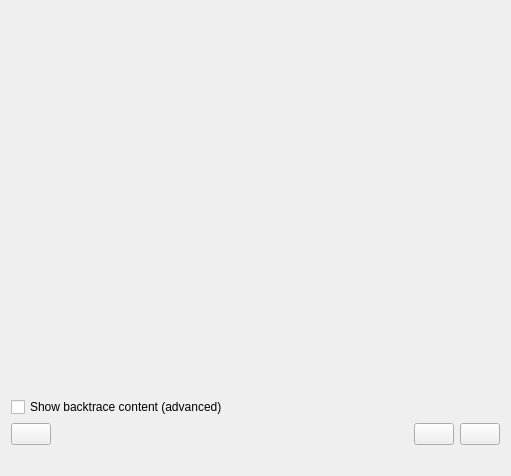
<?xml version="1.0" encoding="UTF-8"?>
<ui version="4.0">
 <class>Form</class>
 <widget class="QWidget" name="Form">
  <property name="geometry">
   <rect>
    <x>0</x>
    <y>0</y>
    <width>511</width>
    <height>476</height>
   </rect>
  </property>
  <property name="windowTitle">
   <string notr="true" extracomment="This is an internal name that is never shown...">GetBacktraceWidget</string>
  </property>
  <layout class="QVBoxLayout" name="verticalLayout_4">
   <item>
    <layout class="QVBoxLayout" name="verticalLayout">
     <item>
      <widget class="StatusWidget" name="m_statusWidget" native="true"/>
     </item>
     <item>
      <layout class="QVBoxLayout" name="mainLayout">
       <item>
        <widget class="QStackedWidget" name="m_backtraceStack">
         <property name="currentIndex">
          <number>1</number>
         </property>
         <widget class="QWidget" name="backtracePage">
          <layout class="QHBoxLayout" name="horizontalLayout">
           <property name="spacing">
            <number>0</number>
           </property>
           <property name="margin">
            <number>0</number>
           </property>
           <item>
            <widget class="QTextBrowser" name="m_backtraceEdit"/>
           </item>
          </layout>
         </widget>
         <widget class="QWidget" name="backtraceHelpPage">
          <layout class="QVBoxLayout" name="verticalLayout_3">
           <property name="margin">
            <number>4</number>
           </property>
           <item>
            <layout class="QHBoxLayout" name="horizontalLayout_3">
             <property name="spacing">
              <number>10</number>
             </property>
             <item>
              <widget class="QLabel" name="m_backtraceHelpIcon">
               <property name="sizePolicy">
                <sizepolicy hsizetype="Fixed" vsizetype="Fixed">
                 <horstretch>0</horstretch>
                 <verstretch>0</verstretch>
                </sizepolicy>
               </property>
               <property name="maximumSize">
                <size>
                 <width>48</width>
                 <height>48</height>
                </size>
               </property>
               <property name="scaledContents">
                <bool>true</bool>
               </property>
              </widget>
             </item>
             <item>
              <widget class="QLabel" name="m_backtraceHelpLabel">
               <property name="wordWrap">
                <bool>true</bool>
               </property>
              </widget>
             </item>
            </layout>
           </item>
           <item>
            <spacer name="verticalSpacer">
             <property name="orientation">
              <enum>Qt::Vertical</enum>
             </property>
             <property name="sizeHint" stdset="0">
              <size>
               <width>20</width>
               <height>40</height>
              </size>
             </property>
            </spacer>
           </item>
          </layout>
         </widget>
        </widget>
       </item>
       <item>
        <widget class="QCheckBox" name="m_toggleBacktraceCheckBox">
         <property name="text">
          <string>Show backtrace content (advanced)</string>
         </property>
        </widget>
       </item>
      </layout>
     </item>
     <item>
      <layout class="QHBoxLayout" name="horizontalLayout_2">
       <item>
        <widget class="KPushButton" name="m_reloadBacktraceButton">
         <property name="isDragEnabled" stdset="0">
          <bool>false</bool>
         </property>
        </widget>
       </item>
       <item>
        <spacer name="horizontalSpacer_2">
         <property name="orientation">
          <enum>Qt::Horizontal</enum>
         </property>
         <property name="sizeHint" stdset="0">
          <size>
           <width>40</width>
           <height>20</height>
          </size>
         </property>
        </spacer>
       </item>
       <item>
        <widget class="KPushButton" name="m_copyButton"/>
       </item>
       <item>
        <widget class="KPushButton" name="m_saveButton"/>
       </item>
      </layout>
     </item>
     <item>
      <layout class="QVBoxLayout" name="verticalLayout_2">
       <item>
        <widget class="QLabel" name="m_extraDetailsLabel">
         <property name="textFormat">
          <enum>Qt::RichText</enum>
         </property>
         <property name="wordWrap">
          <bool>true</bool>
         </property>
         <property name="openExternalLinks">
          <bool>false</bool>
         </property>
        </widget>
       </item>
      </layout>
     </item>
    </layout>
   </item>
  </layout>
 </widget>
 <customwidgets>
  <customwidget>
   <class>KPushButton</class>
   <extends>QPushButton</extends>
   <header>kpushbutton.h</header>
  </customwidget>
  <customwidget>
   <class>StatusWidget</class>
   <extends>QWidget</extends>
   <header>statuswidget.h</header>
   <container>1</container>
  </customwidget>
 </customwidgets>
 <connections/>
</ui>
